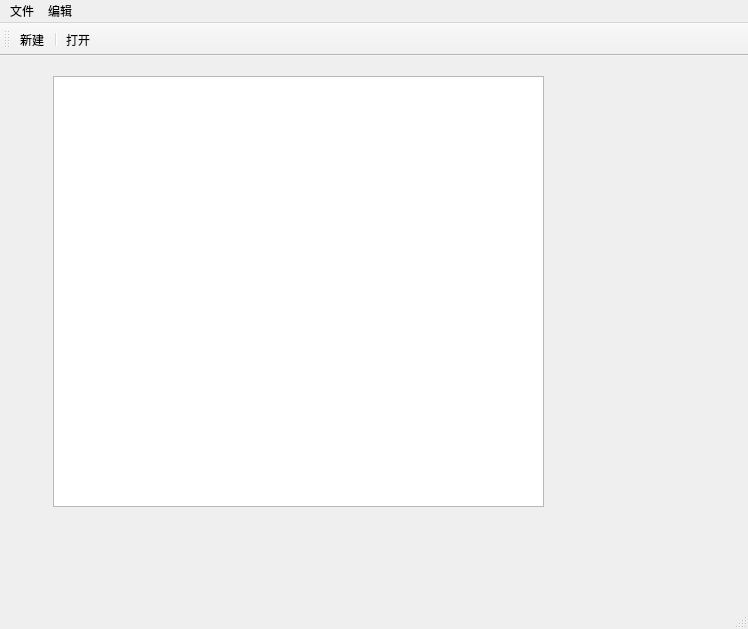
<?xml version="1.0" encoding="UTF-8"?>
<ui version="4.0">
 <class>MainWindow</class>
 <widget class="QMainWindow" name="MainWindow">
  <property name="geometry">
   <rect>
    <x>0</x>
    <y>0</y>
    <width>748</width>
    <height>629</height>
   </rect>
  </property>
  <property name="windowTitle">
   <string>MainWindow</string>
  </property>
  <widget class="QWidget" name="centralwidget">
   <widget class="QTextEdit" name="textEdit">
    <property name="geometry">
     <rect>
      <x>53</x>
      <y>20</y>
      <width>491</width>
      <height>431</height>
     </rect>
    </property>
   </widget>
  </widget>
  <widget class="QStatusBar" name="statusbar"/>
  <widget class="QMenuBar" name="menuBar">
   <property name="geometry">
    <rect>
     <x>0</x>
     <y>0</y>
     <width>748</width>
     <height>26</height>
    </rect>
   </property>
   <widget class="QMenu" name="menu">
    <property name="title">
     <string>文件</string>
    </property>
    <addaction name="actionnew"/>
    <addaction name="separator"/>
    <addaction name="actionopen"/>
   </widget>
   <widget class="QMenu" name="menu_2">
    <property name="title">
     <string>编辑</string>
    </property>
   </widget>
   <addaction name="menu"/>
   <addaction name="menu_2"/>
  </widget>
  <widget class="QToolBar" name="toolBar">
   <property name="windowTitle">
    <string>toolBar</string>
   </property>
   <attribute name="toolBarArea">
    <enum>TopToolBarArea</enum>
   </attribute>
   <attribute name="toolBarBreak">
    <bool>false</bool>
   </attribute>
   <addaction name="actionnew"/>
   <addaction name="separator"/>
   <addaction name="actionopen"/>
  </widget>
  <action name="actionnew">
   <property name="text">
    <string>新建</string>
   </property>
  </action>
  <action name="actionopen">
   <property name="text">
    <string>打开</string>
   </property>
  </action>
 </widget>
 <resources/>
 <connections/>
</ui>
